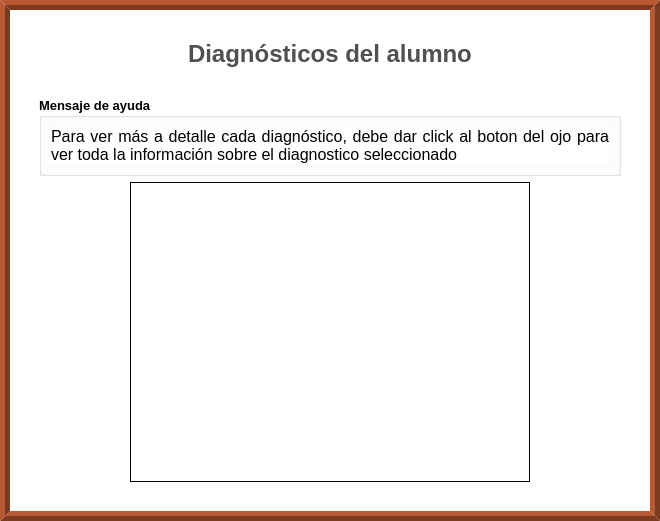
              <widget class="QFrame" name="espacio_diagnosticos_alumno">
               <property name="minimumSize">
                <size>
                 <width>0</width>
                 <height>350</height>
                </size>
               </property>
               <property name="styleSheet">
                <string notr="true">QFrame{
	background-color: rgb(255, 255, 255);
	border:10px ridge rgb(122, 59, 33);
}</string>
               </property>
               <property name="frameShape">
                <enum>QFrame::StyledPanel</enum>
               </property>
               <property name="frameShadow">
                <enum>QFrame::Raised</enum>
               </property>
               <layout class="QVBoxLayout" name="verticalLayout_7">
                <property name="spacing">
                 <number>20</number>
                </property>
                <property name="leftMargin">
                 <number>20</number>
                </property>
                <property name="topMargin">
                 <number>30</number>
                </property>
                <property name="rightMargin">
                 <number>20</number>
                </property>
                <property name="bottomMargin">
                 <number>20</number>
                </property>
                <item alignment="Qt::AlignHCenter">
                 <widget class="QLabel" name="label_titulo_diagnosticos_alumno">
                  <property name="maximumSize">
                   <size>
                    <width>16777215</width>
                    <height>30</height>
                   </size>
                  </property>
                  <property name="font">
                   <font>
                    <family>Arial</family>
                    <pointsize>18</pointsize>
                    <weight>75</weight>
                    <bold>true</bold>
                   </font>
                  </property>
                  <property name="styleSheet">
                   <string notr="true">QLabel{
	
	color: rgb(80, 80, 80);
	border:none;
	border-color: #ffffff;


}
</string>
                  </property>
                  <property name="text">
                   <string>Diagnósticos del alumno</string>
                  </property>
                  <property name="scaledContents">
                   <bool>false</bool>
                  </property>
                 </widget>
                </item>
                <item>
                 <widget class="QFrame" name="mostrar_datos_diagnostico">
                  <property name="minimumSize">
                   <size>
                    <width>600</width>
                    <height>0</height>
                   </size>
                  </property>
                  <property name="styleSheet">
                   <string notr="true">QFrame{

	border:none;

}</string>
                  </property>
                  <property name="frameShape">
                   <enum>QFrame::NoFrame</enum>
                  </property>
                  <property name="frameShadow">
                   <enum>QFrame::Raised</enum>
                  </property>
                  <layout class="QVBoxLayout" name="verticalLayout_10">
                   <item>
                    <widget class="QGroupBox" name="groupBox">
                     <property name="font">
                      <font>
                       <family>Arial</family>
                       <pointsize>10</pointsize>
                       <weight>75</weight>
                       <bold>true</bold>
                      </font>
                     </property>
                     <property name="title">
                      <string>Mensaje de ayuda</string>
                     </property>
                     <layout class="QVBoxLayout" name="verticalLayout_8">
                      <item>
                       <widget class="QLabel" name="label">
                        <property name="font">
                         <font>
                          <family>Arial</family>
                          <pointsize>12</pointsize>
                          <weight>50</weight>
                          <bold>false</bold>
                         </font>
                        </property>
                        <property name="styleSheet">
                         <string notr="true">QLabel{

	border:none;


}</string>
                        </property>
                        <property name="text">
                         <string>Para ver más a detalle cada diagnóstico, debe dar click al boton del ojo para ver toda la información sobre el diagnostico seleccionado</string>
                        </property>
                        <property name="alignment">
                         <set>Qt::AlignJustify|Qt::AlignTop</set>
                        </property>
                        <property name="wordWrap">
                         <bool>true</bool>
                        </property>
                       </widget>
                      </item>
                     </layout>
                    </widget>
                   </item>
                   <item alignment="Qt::AlignHCenter">
                    <widget class="QListWidget" name="lista_diagnostico_alumno">
                     <property name="sizePolicy">
                      <sizepolicy hsizetype="Fixed" vsizetype="Fixed">
                       <horstretch>0</horstretch>
                       <verstretch>0</verstretch>
                      </sizepolicy>
                     </property>
                     <property name="minimumSize">
                      <size>
                       <width>400</width>
                       <height>300</height>
                      </size>
                     </property>
                     <property name="styleSheet">
                      <string notr="true">QListWidget{

	border:1px solid black;
	border-radius:0px;

}</string>
                     </property>
                     <property name="frameShape">
                      <enum>QFrame::StyledPanel</enum>
                     </property>
                     <property name="frameShadow">
                      <enum>QFrame::Sunken</enum>
                     </property>
                    </widget>
                   </item>
                  </layout>
                 </widget>
                </item>
               </layout>
              </widget>
